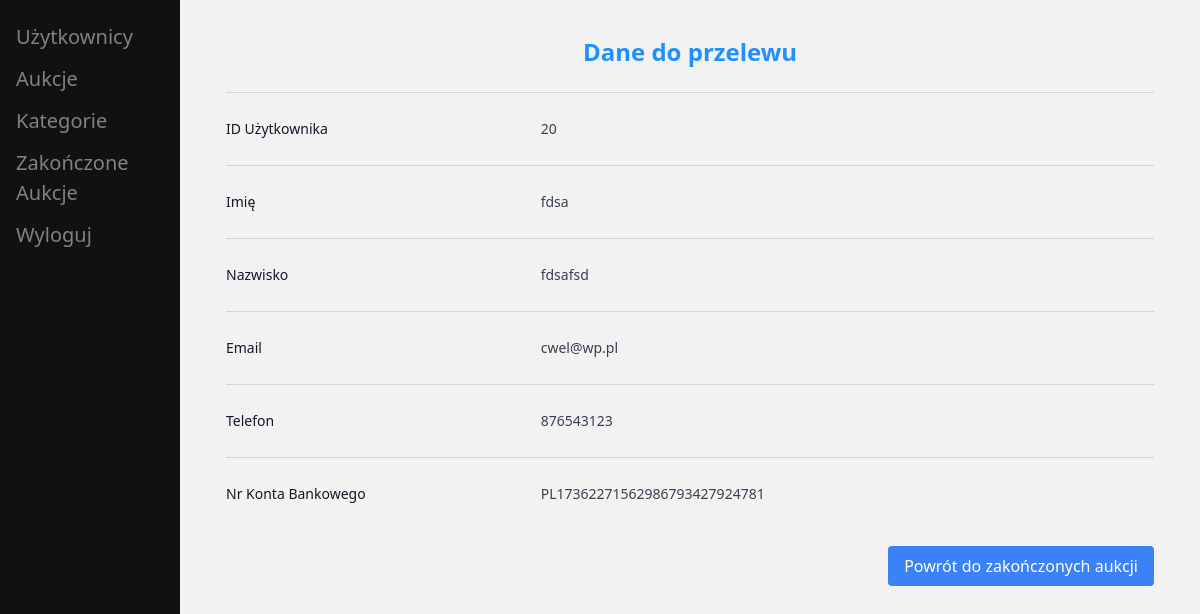
The app's page /dist/view_auction_details_admin.php?id=15 (signed in) with its own data.
### tables this page shows
CREATE TABLE `users` (
  `id_user` int(11) NOT NULL,
  `firstName` varchar(50) NOT NULL,
  `lastName` varchar(50) NOT NULL,
  `email` varchar(60) NOT NULL,
  `id_role` tinyint(4) NOT NULL DEFAULT 1,
  `pass` varchar(255) NOT NULL,
  `passwordrepeat` varchar(255) NOT NULL,
  `city` varchar(100) DEFAULT NULL,
  `street` varchar(100) DEFAULT NULL,
  `house_number` varchar(10) DEFAULT NULL,
  `postal_code` varchar(20) DEFAULT NULL,
  `phone_number` varchar(20) DEFAULT NULL,
  `profile_image` varchar(255) DEFAULT '../uploads/user-3331256_1280.png',
  `reset_token` varchar(255) DEFAULT NULL,
  `token_expiry` datetime DEFAULT NULL,
  `bank_account_number` varchar(34) DEFAULT NULL
);

### dist/view_auction_details_admin.php (the view, shortened to what this page needs)
<?php
include_once "../scripts/connect.php";
$id_user = $_SESSION['id_user'];
$auction_id = (int)$_GET['id'];
$query = "SELECT id_role FROM users WHERE id_user = :id_user";
$stmt = $conn->prepare($query);
$stmt->bindValue(':id_user', $id_user, PDO::PARAM_INT);
$stmt->execute();
$user = $stmt->fetch(PDO::FETCH_ASSOC);
try {
    $stmtAuction = $conn->prepare("SELECT id_user FROM completed_auctions WHERE id = :id");
    $stmtAuction->bindValue(':id', $auction_id, PDO::PARAM_INT);
    $stmtAuction->execute();
    $auction = $stmtAuction->fetch(PDO::FETCH_ASSOC);
    $user_id = $auction['id_user'];
    $stmtUser = $conn->prepare("SELECT * FROM users WHERE id_user = :id_user");
    $stmtUser->bindValue(':id_user', $user_id, PDO::PARAM_INT);
    $stmtUser->execute();
    $user = $stmtUser->fetch(PDO::FETCH_ASSOC);
} catch (Exception $e) {
    header("Location: finished_auction_admin.php?error=Wystąpił+błąd+" . urlencode($e->getMessage()));
    exit();
}
?>
<!DOCTYPE html>
<html lang="pl">
<head>
    <link rel="stylesheet" href="../src/auctions_admin.css">
    <link href="https://cdn.jsdelivr.net/npm/tailwindcss@2.2.19/dist/tailwind.min.css" rel="stylesheet">
</head>
<body>
    <div class="sidebar">
        <a href="admin.php"><i class="fa fa-fw fa-user"></i> Użytkownicy</a>
        <a href="auctions_admin.php"><i class="fa fa-clipboard"></i> Aukcje</a>
        <a href="category_admin.php"><i class="fa fa-clipboard"></i> Kategorie</a>
        <a href="finished_auction_admin.php"><i class="fa fa-clipboard"></i> Zakończone Aukcje</a>
        <a href="../scripts/logout.php"><i class="fa fa-clipboard"></i> Wyloguj</a>
    </div>
    <div class="main">
        <div class="container mx-auto p-4">
            <h1 class="text-2xl font-bold mb-4">Dane do przelewu</h1>
            <div class="mt-6 border-t border-gray-300">
                <dl class="divide-y divide-gray-300">
                    <div class="px-4 py-6 sm:grid sm:grid-cols-3 sm:gap-4 sm:px-0">
                        <dt class="text-sm font-medium leading-6 text-gray-900">ID Użytkownika</dt>
                        <dd class="mt-1 text-sm leading-6 text-gray-700 sm:col-span-2 sm:mt-0"><?php echo htmlspecialchars($user['id_user']); ?></dd>
                    </div>
                    <div class="px-4 py-6 sm:grid sm:grid-cols-3 sm:gap-4 sm:px-0">
                        <dt class="text-sm font-medium leading-6 text-gray-900">Imię</dt>
                        <dd class="mt-1 text-sm leading-6 text-gray-700 sm:col-span-2 sm:mt-0"><?php echo htmlspecialchars($user['firstName']); ?></dd>
                    </div>
                    <div class="px-4 py-6 sm:grid sm:grid-cols-3 sm:gap-4 sm:px-0">
                        <dt class="text-sm font-medium leading-6 text-gray-900">Nazwisko</dt>
                        <dd class="mt-1 text-sm leading-6 text-gray-700 sm:col-span-2 sm:mt-0"><?php echo htmlspecialchars($user['lastName']); ?></dd>
                    </div>
                    <div class="px-4 py-6 sm:grid sm:grid-cols-3 sm:gap-4 sm:px-0">
                        <dt class="text-sm font-medium leading-6 text-gray-900">Email</dt>
                        <dd class="mt-1 text-sm leading-6 text-gray-700 sm:col-span-2 sm:mt-0"><?php echo htmlspecialchars($user['email']); ?></dd>
                    </div>
                    <div class="px-4 py-6 sm:grid sm:grid-cols-3 sm:gap-4 sm:px-0">
                        <dt class="text-sm font-medium leading-6 text-gray-900">Telefon</dt>
                        <dd class="mt-1 text-sm leading-6 text-gray-700 sm:col-span-2 sm:mt-0"><?php echo htmlspecialchars($user['phone_number']); ?></dd>
                    </div>
                    <div class="px-4 py-6 sm:grid sm:grid-cols-3 sm:gap-4 sm:px-0">
                        <dt class="text-sm font-medium leading-6 text-gray-900">Nr Konta Bankowego</dt>
                        <dd class="mt-1 text-sm leading-6 text-gray-700 sm:col-span-2 sm:mt-0"><?php echo htmlspecialchars($user['bank_account_number']); ?></dd>
                    </div>
                </dl>
            </div>
            <div class="flex justify-end">
                <a href="finished_auction_admin.php" class="mt-4 inline-block bg-blue-500 text-white font-medium py-2 px-4 rounded hover:bg-blue-600 focus:ring-4 focus:ring-blue-300 ">Powrót do zakończonych aukcji</a>
            </div>
        </div>
    </div>
</body>
</html>

### src/auctions_admin.css (style rules this page uses)
body { font-family: Arial, sans-serif; background-color: #f2f2f2; padding: 20px; }
h1 { text-align: center; color: #1E90FF; }
.sidebar { height: 100%; width: 180px; position: fixed; z-index: 1; top: 0; left: 0; background-color: #111; overflow-x: hidden; padding-top: 16px; }
.sidebar a { padding: 6px 8px 6px 16px; text-decoration: none; font-size: 20px; color: #818181; display: block; }
.main { margin-left: 180px; padding: 0px 10px; }

### records on screen
users: id_user "20", firstName "fdsa", lastName "fdsafsd", email "cwel@wp.pl", phone_number "876543123", bank_account_number "PL17362271562986793427924781"
